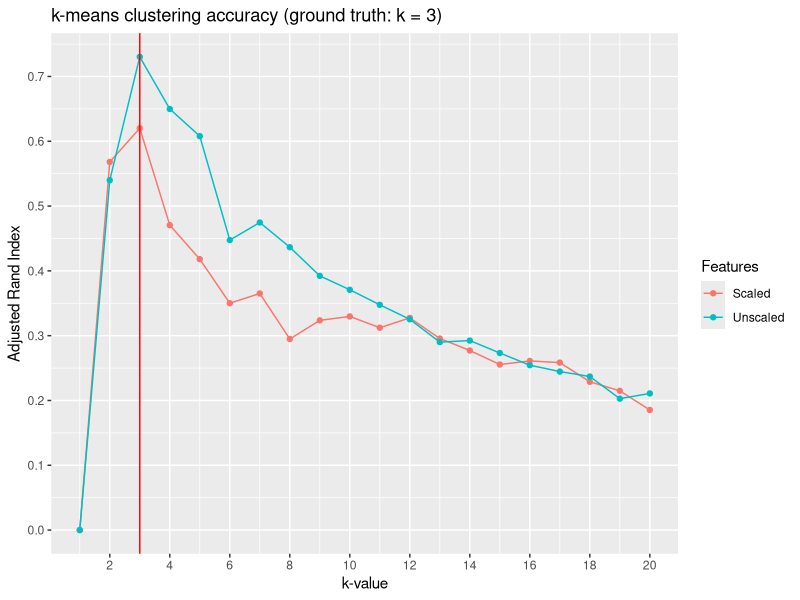
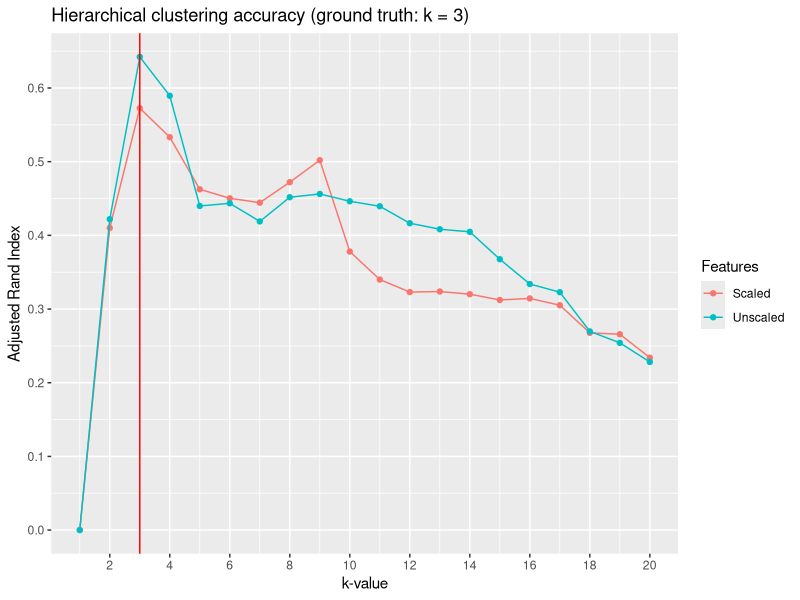
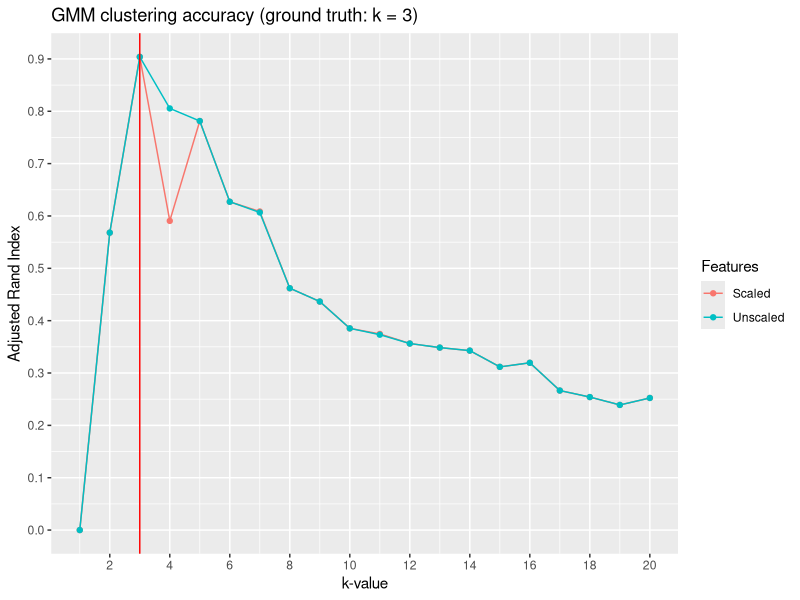
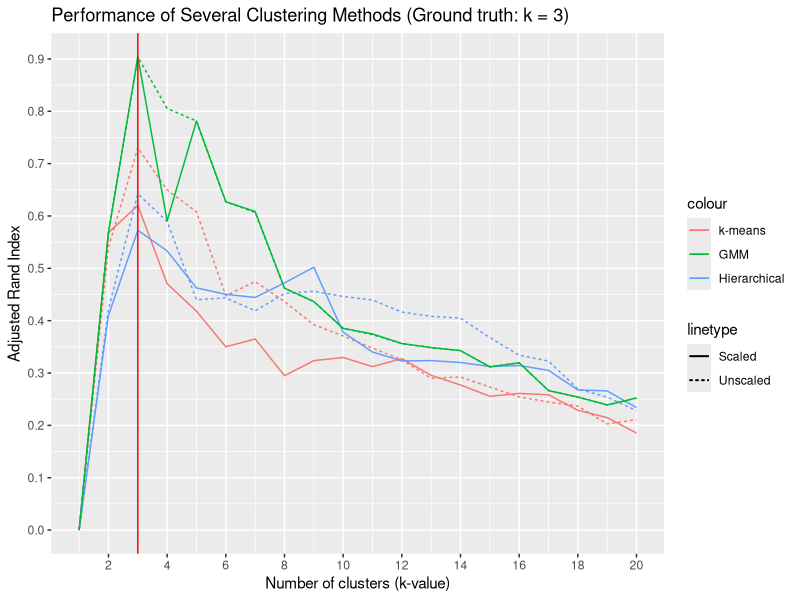

Write the R code that produced these figures, in order.
## Cluster analysis of the Iris dataset
## Author: Kevin Jin

## To-do:
## 1. Clean up code and increase readability and efficiency.

library(dplyr)
library(ggplot2)
library(mclust) # Gaussian mixture models

# Load data
data(iris)

# Scale data
unscaled <- iris %>% select(-Species) # Remove species column
scaled <- unscaled %>% mutate_all(scale) 

##### EXTRACT GROUND TRUTH #####
truth <- as.numeric(iris$Species)  # Ground truth: 4 species

##### K-MEANS #####
max_k <- 20
kmeans_mat <- matrix(nrow = max_k, 
                     ncol = nrow(iris), 
                     byrow = TRUE)

# Generate k-means clustering from scaled features
for (k in 1:max_k) {
  kmeans_mat[k, ] <- kmeans(
    x = scaled,
    centers = k,
    iter.max = 30,
    nstart = 20
  )[["cluster"]]
}
kmeans_scaled <- as.data.frame(kmeans_mat)

# Generate k-means clustering from unscaled features
for (k in 1:max_k) {
  kmeans_mat[k, ] <- kmeans(
    x = unscaled,
    centers = k,
    iter.max = 30,
    nstart = 20
  )[["cluster"]] 
}
kmeans_unscaled <- as.data.frame(kmeans_mat)

# Calculate adjusted Rand index for k-means over 1:20
kmeans_ari <- matrix(nrow = max_k, 
                     ncol = 2, 
                     byrow = TRUE)
for (i in 1:max_k) {
  # ARI for k-means clustering of scaled features
  kmeans_ari[i, 1] <- adjustedRandIndex(
    unlist(kmeans_scaled[i, ]),
    truth
  )
  # ARI for k-means clustering of unscaled features
  kmeans_ari[i, 2] <- adjustedRandIndex(
    unlist(kmeans_unscaled[i, ]),
    truth
  )
}
kmeans_ari <- as.data.frame(kmeans_ari)
names(kmeans_ari) <- c("ARI_scaled", "ARI_unscaled")
k_values <- 1:max_k
kmeans_ari <- mutate(kmeans_ari, k_values = as.numeric(row.names(kmeans_ari)))

# Visualize k-means clustering accuracy
ggplot(kmeans_ari, aes(x = k_values)) +
  geom_point(aes(
    y = ARI_scaled,
    color = "darkred"
  )) +
  geom_line(aes(
    y = ARI_scaled,
    color = "darkred"
  )) +
  geom_point(aes(
    y = ARI_unscaled,
    color = "steelblue"
  )) +
  geom_line(aes(
    y = ARI_unscaled,
    color = "steelblue"
  )) +
  geom_vline(
    xintercept = 3,
    color = "red"
  ) +
  labs(
    title = "k-means clustering accuracy (ground truth: k = 3)",
    x = "k-value",
    y = "Adjusted Rand Index",
    color = "Features"
  ) +
  scale_color_hue(labels = c("Scaled", "Unscaled")) +
  scale_x_continuous(breaks = seq(0, max_k, by = 2)) +
  scale_y_continuous(breaks = seq(0, 1, by = 0.1))

##### HIERARCHICAL #####

# Generate hierarchical clusters
hier_scaled_tree <- hclust(dist(scaled, method = "euclidean"),
                           method = "complete" # Complete linkage
)

hier_unscaled_tree <- hclust(dist(unscaled, method = "euclidean"),
                             method = "complete"
)

max_k <- 20
hier_mat <- matrix(nrow = max_k, 
                   ncol = nrow(iris), 
                   byrow = TRUE)

# Generate hierarchical clustering from scaled features
for (k in 1:max_k) {
  hier_mat[k, ] <- cutree(hier_scaled_tree, k = k)
}
hier_scaled <- as.data.frame(hier_mat)

# Generate hierarchical clustering from unscaled features
for (k in 1:max_k) {
  hier_mat[k, ] <- cutree(hier_unscaled_tree, k = k)
}
hier_unscaled <- as.data.frame(hier_mat)

# Calculate ARI values for GMM over k = 1:20 (Ground truth: 3 species)
hier_ari <- matrix(nrow = max_k, ncol = 2, byrow = TRUE)
for (i in 1:max_k) {
  # ARI for hierarchical clustering of scaled features
  hier_ari[i, 1] <- adjustedRandIndex(
    unlist(hier_scaled[i, ]),
    truth
  )
  # ARI for hierarchical clustering of unscaled features
  hier_ari[i, 2] <- adjustedRandIndex(
    unlist(hier_unscaled[i, ]),
    truth
  )
}
hier_ari <- as.data.frame(hier_ari)
names(hier_ari) <- c("ARI_scaled", "ARI_unscaled")
k_values <- 1:max_k
hier_ari <- mutate(hier_ari, k_values = as.numeric(row.names(hier_ari)))

# Visualize hierarchical clustering accuracy
ggplot(hier_ari, aes(x = k_values)) +
  geom_point(aes(
    y = ARI_scaled,
    color = "darkred"
  )) +
  geom_line(aes(
    y = ARI_scaled,
    color = "darkred"
  )) +
  geom_point(aes(
    y = ARI_unscaled,
    color = "steelblue"
  )) +
  geom_line(aes(
    y = ARI_unscaled,
    color = "steelblue"
  )) +
  geom_vline(
    xintercept = 3,
    color = "red"
  ) +
  labs(
    title = "Hierarchical clustering accuracy (ground truth: k = 3)",
    x = "k-value",
    y = "Adjusted Rand Index",
    color = "Features"
  ) +
  scale_color_hue(labels = c("Scaled", "Unscaled")) +
  scale_x_continuous(breaks = seq(0, max_k, by = 2)) +
  scale_y_continuous(breaks = seq(0, 1, by = 0.1))

##### GAUSSIAN MIXTURE MODEL #####

# Generate Gaussian mixture model clusters
max_k <- 20
gmm_mat <- matrix(nrow = max_k, 
                  ncol = nrow(iris), 
                  byrow = TRUE)

# Generate GMM clustering from scaled features
for (k in 1:max_k) {
  gmm_mat[k, ] <- Mclust(scaled, G = k)$classification
}
gmm_scaled <- as.data.frame(gmm_mat)

# Generate GMM clustering from unscaled features
for (k in 1:max_k) {
  gmm_mat[k, ] <- Mclust(unscaled, G = k)$classification
}
gmm_unscaled <- as.data.frame(gmm_mat)

# Calculate ARI values for GMM over k = 1:20 (Ground truth: 3 species)
gmm_ari <- matrix(nrow = max_k, ncol = 2, byrow = TRUE)
for (i in 1:max_k) {
  # ARI for GMM clustering of scaled features
  gmm_ari[i, 1] <- adjustedRandIndex(
    unlist(gmm_scaled[i, ]),
    truth
  )
  # ARI for GMM clustering of unscaled features
  gmm_ari[i, 2] <- adjustedRandIndex(
    unlist(gmm_unscaled[i, ]),
    truth
  )
}
gmm_ari <- as.data.frame(gmm_ari)
names(gmm_ari) <- c("ARI_scaled", "ARI_unscaled")
k_values <- 1:max_k
gmm_ari <- mutate(gmm_ari, k_values = as.numeric(row.names(gmm_ari)))

# Visualize GMM clustering accuracy
ggplot(gmm_ari, aes(x = k_values)) +
  geom_point(aes(
    y = ARI_scaled,
    color = "darkred"
  )) +
  geom_line(aes(
    y = ARI_scaled,
    color = "darkred"
  )) +
  geom_point(aes(
    y = ARI_unscaled,
    color = "steelblue"
  )) +
  geom_line(aes(
    y = ARI_unscaled,
    color = "steelblue"
  )) +
  geom_vline(
    xintercept = 3,
    color = "red"
  ) +
  labs(
    title = "GMM clustering accuracy (ground truth: k = 3)",
    x = "k-value",
    y = "Adjusted Rand Index",
    color = "Features"
  ) +
  scale_color_hue(labels = c("Scaled", "Unscaled")) +
  scale_x_continuous(breaks = seq(0, max_k, by = 2)) +
  scale_y_continuous(breaks = seq(0, 1, by = 0.1))

##### ALL METHODS #####

# Visualize accuracy of all clustering methods
accuracy <- right_join(kmeans_ari, gmm_ari, by = "k_values")
accuracy <- right_join(accuracy, hier_ari, by = "k_values")

names(accuracy) <- c(
  "kmeans_ari_scaled",
  "kmeans_ari_unscaled",
  "k_values",
  "gmm_ari_scaled",
  "gmm_ari_unscaled",
  "hier_ari_scaled",
  "hier_ari_unscaled"
)

ggplot(accuracy, aes(x = k_values)) +
  geom_line(aes(
    y = kmeans_ari_scaled,
    color = "darkred",
    linetype = "solid"
  )) +
  geom_line(aes(
    y = kmeans_ari_unscaled,
    color = "darkred",
    linetype = "twodash"
  )) +
  geom_line(aes(
    y = hier_ari_scaled,
    color = "steelblue",
    linetype = "solid"
  )) +
  geom_line(aes(
    y = hier_ari_unscaled,
    color = "steelblue",
    linetype = "twodash"
  )) +
  geom_line(aes(
    y = gmm_ari_scaled,
    color = "seagreen",
    linetype = "solid"
  )) +
  geom_line(aes(
    y = gmm_ari_unscaled,
    color = "seagreen",
    linetype = "twodash"
  )) +
  geom_vline(
    xintercept = 3,
    color = "red"
  ) +
  labs(
    title = "Performance of Several Clustering Methods (Ground truth: k = 3)",
    x = "Number of clusters (k-value)",
    y = "Adjusted Rand Index"
  ) +
  scale_x_continuous(breaks = seq(0, max_k, by = 2)) +
  scale_y_continuous(breaks = seq(0, 1, by = 0.1)) +
  scale_color_hue(labels = c("k-means", "GMM", "Hierarchical")) +
  scale_linetype(labels = c("Scaled", "Unscaled"))
